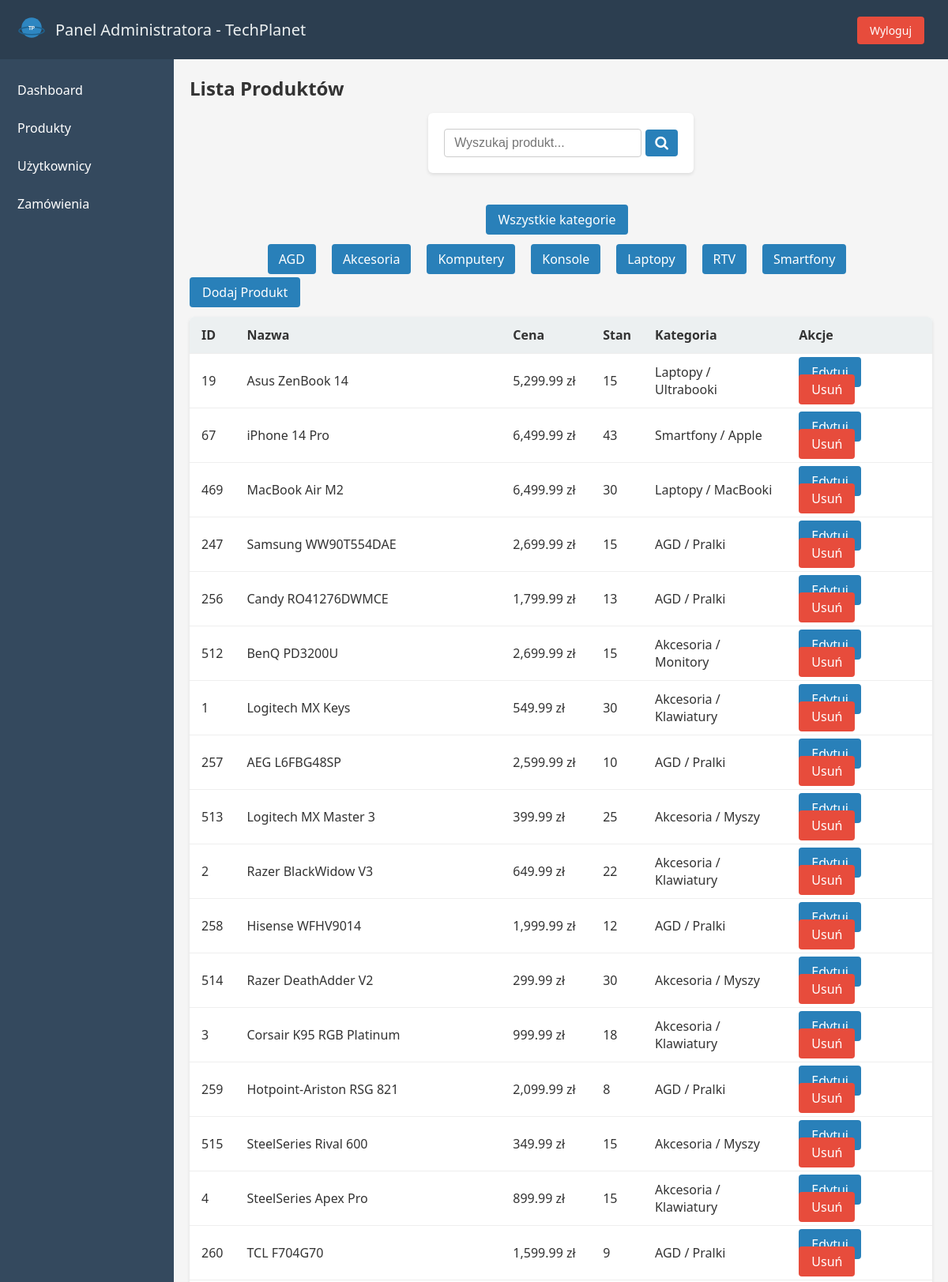
The app's page /public/index.php?controller=Admin&action=productsList (signed in, upper part) with its own data.
### tables this page shows
CREATE TABLE `categories` (
  `id` int(11) NOT NULL,
  `name` varchar(255) NOT NULL,
  `parent_id` int(11) DEFAULT NULL,
  `created_at` timestamp NOT NULL DEFAULT current_timestamp()
);

CREATE TABLE `products` (
  `id` int(11) NOT NULL,
  `name` varchar(100) NOT NULL,
  `description` text DEFAULT NULL,
  `price` decimal(10,2) NOT NULL,
  `main_image` varchar(255) DEFAULT NULL,
  `created_at` timestamp NOT NULL DEFAULT current_timestamp(),
  `category_id` int(11) NOT NULL,
  `stock` int(11) NOT NULL DEFAULT 0
);

### app/Controllers/AdminController.php (called while the page is built, shortened)
<?php
class AdminController
{
    public function productsList()
    {
        $searchName = $_GET['searchName'] ?? '';
        $catId = (int) ($_GET['cat'] ?? 0);
        $products = Product::getAllWithCategoriesAdmin($searchName, $catId);
        $mainCategories = Category::getMainCategories();
        require __DIR__ . '/../Views/admin/admin_layout.php';
    }
}

### app/Models/Category.php (called while the page is built, shortened)
<?php
class Category
{
    public static function getMainCategories()
    {
        $pdo = connectDB();
        $stmt = $pdo->query("SELECT * FROM categories WHERE parent_id IS NULL ORDER BY name ASC");
        return $stmt->fetchAll(PDO::FETCH_ASSOC);
    }
}
?>

### app/Models/Product.php (called while the page is built, shortened)
<?php
class Product
{
    public static function getAllWithCategoriesAdmin($searchName = '', $selectedCatId = 0)
    {
        $pdo = connectDB();
        $sql = "
            SELECT p.*,
                   c1.name AS subcat_name, c1.id AS subcat_id,
                   c2.name AS maincat_name, c2.id AS maincat_id
            FROM products p
            JOIN categories c1 ON p.category_id = c1.id
            LEFT JOIN categories c2 ON c1.parent_id = c2.id
            WHERE 1=1
        ";
        $params = [];
        $sql .= " ORDER BY p.created_at DESC";
        $stmt = $pdo->prepare($sql);
        $stmt->execute($params);
        return $stmt->fetchAll(PDO::FETCH_ASSOC);
    }
}
?>

### app/Views/admin/products_list_view.php (the view, shortened to what this page needs)
<h2 style="margin-bottom: 15px;">Lista Produktów</h2>
<div class="search-and-add" style="display: flex; gap: 10px; justify-content: center; margin-bottom: 20px;">
  <form action="index.php" method="GET" class="admin-search-form">
    <input type="text" name="searchName" class="admin-search-input" placeholder="Wyszukaj produkt..."
      value="<?= htmlspecialchars($_GET['searchName'] ?? '') ?>">
    <button type="submit" class="btn-search">
      <i class="fa fa-search"></i>
    </button>
  </form>
</div>
<p style="display: flex; gap: 10px; justify-content: center; margin-bottom: 20px;">
  <a href="index.php?controller=Admin&action=productsList" class="btn">Wszystkie kategorie</a>
</p>
<div class="admin-categories-bar" style="display: flex; gap: 10px; margin-bottom: 20px;">
  <?php foreach ($mainCategories as $mc): ?>
    <div class="cat-group" style="position: relative;">
      <a href="index.php?controller=Admin&action=productsList&cat=<?= $mc['id'] ?>" class="btn maincat-btn">
        <?= htmlspecialchars($mc['name']) ?>
      </a>
    </div>
  <?php endforeach; ?>
</div>
<p style="margin-bottom: 20px;">
  <a href="index.php?controller=Admin&action=productAdd" class="btn">Dodaj Produkt</a>
</p>
<?php if (empty($products)): ?>
  <p>Brak produktów.</p>
<?php else: ?>
  <table>
    <thead>
      <tr>
        <th>ID</th>
        <th>Nazwa</th>
        <th>Cena</th>
        <th>Stan</th>
        <th>Kategoria</th>
        <th>Akcje</th>
      </tr>
    </thead>
    <tbody>
      <?php foreach ($products as $p): ?>
        <tr>
          <td><?= $p['id'] ?></td>
          <td><?= htmlspecialchars($p['name']) ?></td>
          <td><?= number_format($p['price'], 2) ?> zł</td>
          <td><?= (int) $p['stock'] ?></td>
          <td>
            <?php
            $maincat = $p['maincat_name'] ?? '';
            $subcat = $p['subcat_name'] ?? '';
            echo htmlspecialchars($maincat);
            if ($maincat && $subcat) {
              echo " / ";
            }
            echo htmlspecialchars($subcat);
            ?>
          </td>
          <td>
            <a href="index.php?controller=Admin&action=productEdit&id=<?= $p['id'] ?>" class="btn">Edytuj</a>
            <a href="index.php?controller=Admin&action=productDelete&id=<?= $p['id'] ?>" class="btn-delete"
              onclick="return confirm('Usunąć produkt?');">
              Usuń
            </a>
          </td>
        </tr>
      <?php endforeach; ?>
    </tbody>
  </table>
<?php endif; ?>

### public/css/styles_adminn.css (style rules this page uses)
* { margin: 0; padding: 0; box-sizing: border-box; }
body { font-family: 'Segoe UI', Tahoma, Geneva, Verdana, sans-serif; background-color: #f5f5f5; color: #333; }
table { width: 100%; border-collapse: collapse; background-color: #fff; margin-bottom: 20px; border-radius: 6px; overflow: hidden; box-shadow: 0 2px 4px rgba(0, 0, 0, 0.1); }
table th, table td { padding: 12px 15px; border-bottom: 1px solid #eee; text-align: left; }
table th { background-color: #ecf0f1; font-weight: bold; }
form { background-color: #fff; padding: 20px; border-radius: 6px; margin-bottom: 20px; box-shadow: 0 2px 4px rgba(0, 0, 0, 0.1); }
.btn { background-color: #2980b9; color: #fff; padding: 8px 16px; border-radius: 4px; text-decoration: none; margin-right: 10px; transition: background-color 0.3s; }
.btn-delete { background-color: #e74c3c; color: #fff; padding: 8px 16px; border-radius: 4px; text-decoration: none; margin-right: 10px; transition: background-color 0.3s; }
.cat-group { position: relative; display: inline-block; }
.admin-categories-bar { display: flex; justify-content: center; gap: 10px; margin-bottom: 20px; flex-wrap: wrap; align-items: center; }
.cat-group { position: relative; }
.admin-search-form { display: flex; gap: 5px; align-items: center; }
.admin-search-input { padding: 6px 10px; border: 1px solid #ccc; border-radius: 4px; }
.admin-categories-bar { display: flex; justify-content: center; gap: 10px; flex-wrap: wrap; margin-bottom: 20px; }
.maincat-btn { font-size: 16px; padding: 8px 14px; background-color: #2980b9; color: #fff; border-radius: 4px; text-decoration: none; transition: background-color 0.3s ease; }
.admin-search-form { display: flex; align-items: center; justify-content: center; gap: 5px; }
.admin-search-input { width: 250px; padding: 8px 12px; border: 1px solid #ccc; border-radius: 4px; font-size: 16px; }
.btn-search { background-color: #2980b9; color: #fff; padding: 8px 12px; border: none; border-radius: 4px; cursor: pointer; }
.btn-search i { font-size: 18px; }

### records on screen
categories: name "AGD"
categories: name "Akcesoria"
categories: name "Komputery"
categories: name "Konsole"
categories: name "Laptopy"
categories: name "RTV"
categories: name "Smartfony"
products: id "19", name "Asus ZenBook 14", price "5,299.99", stock "15", categories.name "Laptopy", category.name "Ultrabooki"
products: id "67", name "iPhone 14 Pro", price "6,499.99", stock "43", categories.name "Smartfony", category.name "Apple"
products: id "469", name "MacBook Air M2", price "6,499.99", stock "30", categories.name "Laptopy", category.name "MacBooki"
products: id "247", name "Samsung WW90T554DAE", price "2,699.99", stock "15", categories.name "AGD", category.name "Pralki"
products: id "256", name "Candy RO41276DWMCE", price "1,799.99", stock "13", categories.name "AGD", category.name "Pralki"
products: id "512", name "BenQ PD3200U", price "2,699.99", stock "15", categories.name "Akcesoria", category.name "Monitory"
products: id "1", name "Logitech MX Keys", price "549.99", stock "30", categories.name "Akcesoria", category.name "Klawiatury"
products: id "257", name "AEG L6FBG48SP", price "2,599.99", stock "10", categories.name "AGD", category.name "Pralki"
products: id "513", name "Logitech MX Master 3", price "399.99", stock "25", categories.name "Akcesoria", category.name "Myszy"
products: id "2", name "Razer BlackWidow V3", price "649.99", stock "22", categories.name "Akcesoria", category.name "Klawiatury"
products: id "258", name "Hisense WFHV9014", price "1,999.99", stock "12", categories.name "AGD", category.name "Pralki"
products: id "514", name "Razer DeathAdder V2", price "299.99", stock "30", categories.name "Akcesoria", category.name "Myszy"
products: id "3", name "Corsair K95 RGB Platinum", price "999.99", stock "18", categories.name "Akcesoria", category.name "Klawiatury"
products: id "259", name "Hotpoint-Ariston RSG 821", price "2,099.99", stock "8", categories.name "AGD", category.name "Pralki"
products: id "515", name "SteelSeries Rival 600", price "349.99", stock "15", categories.name "Akcesoria", category.name "Myszy"
products: id "4", name "SteelSeries Apex Pro", price "899.99", stock "15", categories.name "Akcesoria", category.name "Klawiatury"
products: id "260", name "TCL F704G70", price "1,599.99", stock "9", categories.name "AGD", category.name "Pralki"
